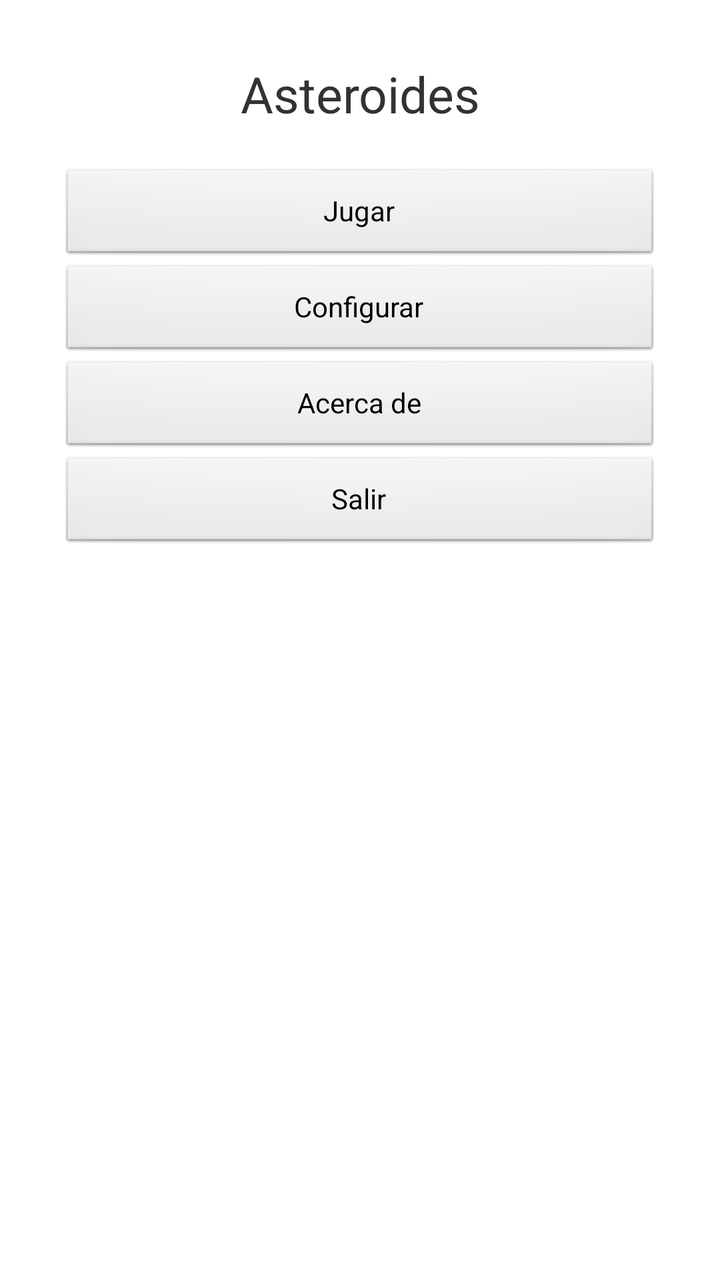
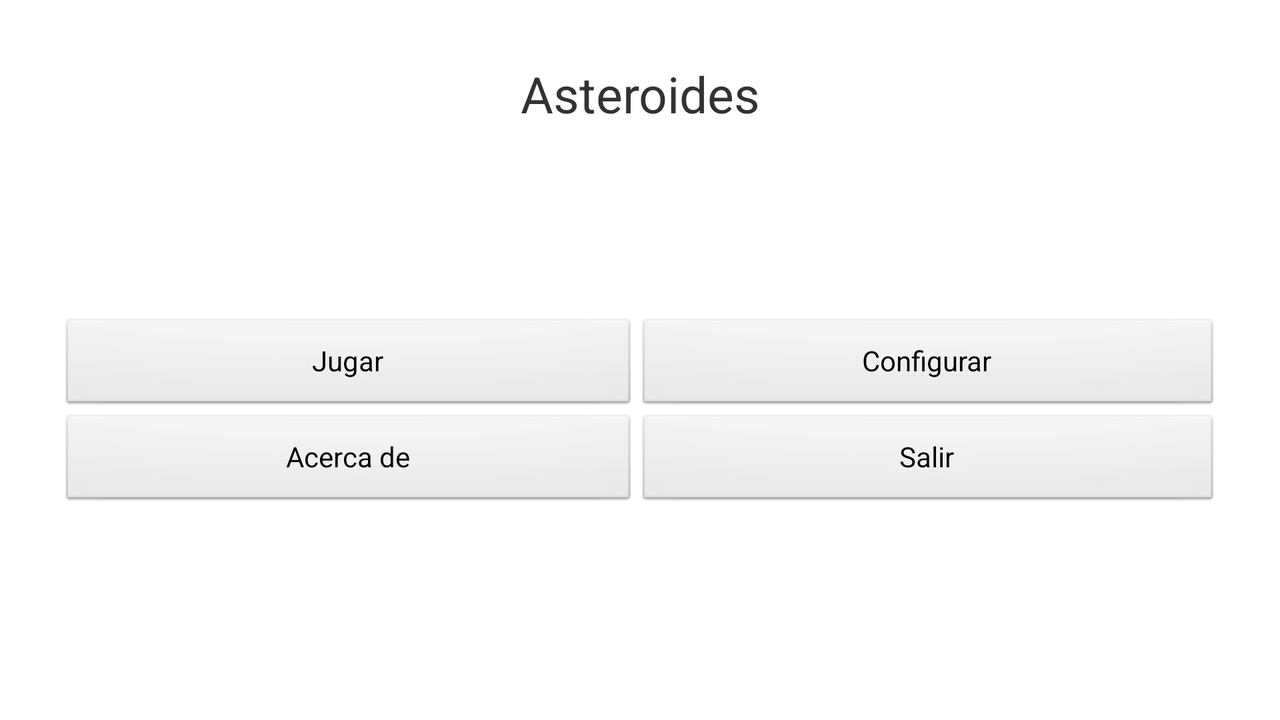

Two renders of one Android screen. The first uses the default layout on a phone; the second uses the alternative layout the repository ships for a different screen configuration, on a matching device. The two XML files are below.
<!-- AndroidManifest.xml: application theme AppTheme -->
<!-- res/layout/activity_main.xml -->
<LinearLayout xmlns:android="http://schemas.android.com/apk/res/android"
    xmlns:tools="http://schemas.android.com/tools"
    android:layout_width="fill_parent"
    android:layout_height="fill_parent"
    android:layout_gravity="center"
    android:orientation="vertical"
    android:padding="30dip" >

    <TextView
        android:layout_width="fill_parent"
        android:layout_height="wrap_content"
        android:layout_marginBottom="20dip"
        android:gravity="center"
        android:text="@string/tituloAplicacion"
        android:textSize="25sp" />

    <Button
        android:id="@+id/Boton01"
        android:layout_width="fill_parent"
        android:layout_height="wrap_content"
        android:text="@string/Arrancar" />

    <Button
        android:id="@+id/Boton02"
        android:layout_width="fill_parent"
        android:layout_height="wrap_content"
        android:text="@string/Configurar" />

    <Button
        android:id="@+id/Boton03"
        android:layout_width="fill_parent"
        android:layout_height="wrap_content"
        android:text="@string/AcercaDe" />

    <Button
        android:id="@+id/Boton04"
        android:layout_width="fill_parent"
        android:layout_height="wrap_content"
        android:text="@string/Salir" />

</LinearLayout>
<!-- resources referenced by this layout -->
<resources>
  <string name="AcercaDe">Acerca de</string>
  <string name="Arrancar">Jugar</string>
  <string name="Configurar">Configurar</string>
  <string name="Salir">Salir</string>
  <string name="tituloAplicacion">Asteroides</string>
  <style name="AppTheme" parent="AppBaseTheme">
          
      </style>
  <style name="AppBaseTheme" parent="android:Theme.Light">
          
      </style>
</resources>
<!-- res/layout-land/activity_main.xml (the repository's variant of the layout above) -->
<!-- drawn on the phone turned sideways -->
<LinearLayout xmlns:android="http://schemas.android.com/apk/res/android"
    xmlns:tools="http://schemas.android.com/tools"
    android:layout_width="fill_parent"
    android:layout_height="fill_parent"
    android:layout_gravity="center"
    android:orientation="vertical"
    android:padding="30dip" >

    <TextView
        android:layout_width="fill_parent"
        android:layout_height="wrap_content"
        android:layout_marginBottom="20dip"
        android:gravity="center"
        android:text="@string/tituloAplicacion"
        android:textSize="25sp" />

    <TableLayout
        android:layout_width="fill_parent"
        android:layout_height="fill_parent"
        android:gravity="center"
        android:stretchColumns="*" >

        <TableRow>

            <Button
                android:id="@+id/Boton01"
                android:layout_width="fill_parent"
                android:layout_height="wrap_content"
                android:text="@string/Arrancar" />

            <Button
                android:id="@+id/Boton02"
                android:layout_width="fill_parent"
                android:layout_height="wrap_content"
                android:text="@string/Configurar" />
        </TableRow>

        <TableRow>

            <Button
                android:id="@+id/Boton03"
                android:layout_width="fill_parent"
                android:layout_height="wrap_content"
                android:text="@string/AcercaDe" />

            <Button
                android:id="@+id/Boton04"
                android:layout_width="fill_parent"
                android:layout_height="wrap_content"
                android:text="@string/Salir" />
        </TableRow>
    </TableLayout>

</LinearLayout>
